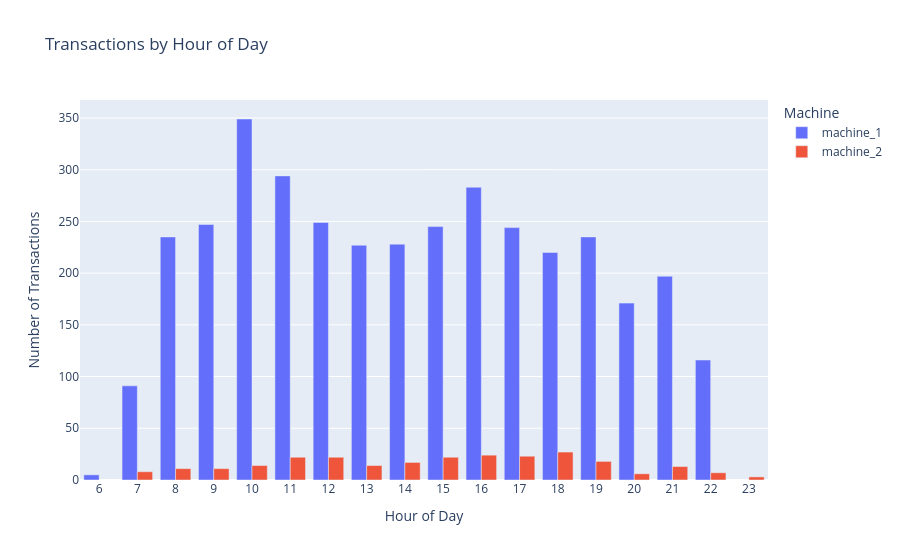
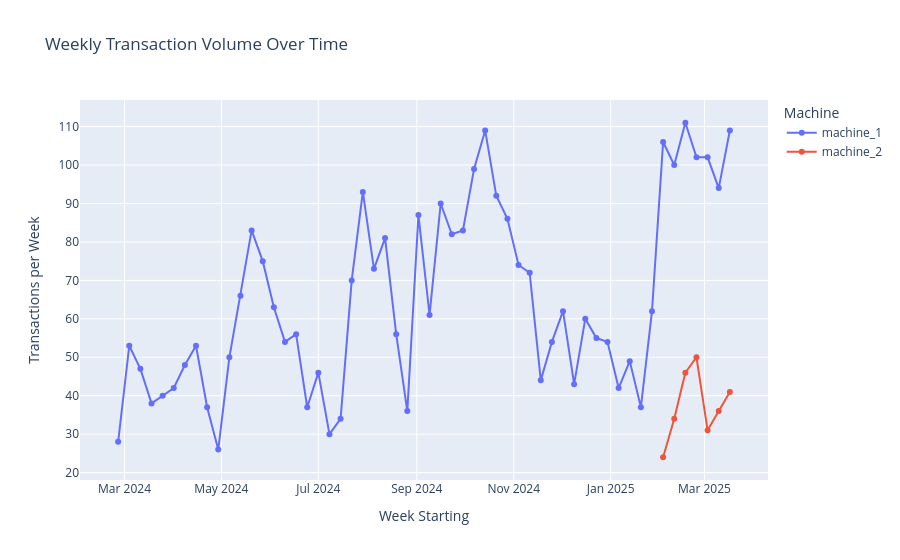

The code cell stored with these charts, in order, in its notebook:
### Markdown cell above
## When do customers buy?

These patterns (hour of day, day of week) are the main features our model will use.
If weekly volume is roughly flat over time, we do not need a trend or seasonality term.

### Code cell
hourly = (
    df.groupby(["machine_id", "hour"], as_index=False)
    .size()
    .rename(columns={"size": "transactions"})
)

fig = px.bar(
    hourly,
    x="hour",
    y="transactions",
    color="machine_id",
    barmode="group",
    title="Transactions by Hour of Day",
    labels={"hour": "Hour of Day", "transactions": "Number of Transactions", "machine_id": "Machine"},
)
fig.update_xaxes(dtick=1)
fig.show()

for machine in sorted(df["machine_id"].dropna().unique()):
    pivot = (
        df.loc[df["machine_id"].eq(machine)]
        .groupby(["weekday", "hour"], observed=False)
        .size()
        .reset_index(name="transactions")
        .pivot(index="weekday", columns="hour", values="transactions")
        .reindex(index=WEEKDAY_ORDER)
        .fillna(0)
    )
    plt.figure(figsize=(14, 3.5))
    sns.heatmap(pivot, cmap="YlGnBu", cbar_kws={"label": "Transactions"})
    plt.title(f"Transactions by Weekday and Hour: {machine}")
    plt.xlabel("Hour of Day")
    plt.ylabel("")
    plt.tight_layout()
    plt.show()

weekly = (
    df.groupby(["machine_id", "week_start"], as_index=False)
    .size()
    .rename(columns={"size": "transactions"})
    .sort_values(["machine_id", "week_start"])
)

fig = px.line(
    weekly,
    x="week_start",
    y="transactions",
    color="machine_id",
    markers=True,
    title="Weekly Transaction Volume Over Time",
    labels={"week_start": "Week Starting", "transactions": "Transactions per Week", "machine_id": "Machine"},
)
fig.show()

### Figure 1 — Plotly figure (JSON) as saved in the notebook; plotly's stock layout.template omitted (floating-point values rounded to 4 significant figures)
{"data": [{"alignmentgroup": "True", "hovertemplate": "Machine=machine_1<br>Hour of Day=%{x}<br>Number of Transactions=%{y}<extra></extra>", "legendgroup": "machine_1", "marker": {"color": "#636efa", "pattern": {"shape": ""}}, "name": "machine_1", "offsetgroup": "machine_1", "orientation": "v", "showlegend": true, "textposition": "auto", "type": "bar", "x": [6, 7, 8, 9, 10, 11, 12, 13, 14, 15, 16, 17, 18, 19, 20, 21, 22], "xaxis": "x", "y": [5, 91, 235, 247, 349, 294, 249, 227, 228, 245, 283, 244, 220, 235, 171, 197, 116], "yaxis": "y"}, {"alignmentgroup": "True", "hovertemplate": "Machine=machine_2<br>Hour of Day=%{x}<br>Number of Transactions=%{y}<extra></extra>", "legendgroup": "machine_2", "marker": {"color": "#EF553B", "pattern": {"shape": ""}}, "name": "machine_2", "offsetgroup": "machine_2", "orientation": "v", "showlegend": true, "textposition": "auto", "type": "bar", "x": [7, 8, 9, 10, 11, 12, 13, 14, 15, 16, 17, 18, 19, 20, 21, 22, 23], "xaxis": "x", "y": [8, 11, 11, 14, 22, 22, 14, 17, 22, 24, 23, 27, 18, 6, 13, 7, 3], "yaxis": "y"}], "layout": {"barmode": "group", "legend": {"title": {"text": "Machine"}, "tracegroupgap": 0}, "title": {"text": "Transactions by Hour of Day"}, "xaxis": {"anchor": "y", "domain": [0.0, 1.0], "dtick": 1, "title": {"text": "Hour of Day"}}, "yaxis": {"anchor": "x", "domain": [0.0, 1.0], "title": {"text": "Number of Transactions"}}}}

### Figure 2 — Plotly figure (JSON) as saved in the notebook; plotly's stock layout.template omitted (floating-point values rounded to 4 significant figures)
{"data": [{"hovertemplate": "Machine=machine_1<br>Week Starting=%{x}<br>Transactions per Week=%{y}<extra></extra>", "legendgroup": "machine_1", "line": {"color": "#636efa", "dash": "solid"}, "marker": {"symbol": "circle"}, "mode": "lines+markers", "name": "machine_1", "orientation": "v", "showlegend": true, "type": "scatter", "x": ["2024-02-26T00:00:00", "2024-03-04T00:00:00", "2024-03-11T00:00:00", "2024-03-18T00:00:00", "2024-03-25T00:00:00", "2024-04-01T00:00:00", "2024-04-08T00:00:00", "2024-04-15T00:00:00", "2024-04-22T00:00:00", "2024-04-29T00:00:00", "2024-05-06T00:00:00", "2024-05-13T00:00:00", "2024-05-20T00:00:00", "2024-05-27T00:00:00", "2024-06-03T00:00:00", "2024-06-10T00:00:00", "2024-06-17T00:00:00", "2024-06-24T00:00:00", "2024-07-01T00:00:00", "2024-07-08T00:00:00", "2024-07-15T00:00:00", "2024-07-22T00:00:00", "2024-07-29T00:00:00", "2024-08-05T00:00:00", "2024-08-12T00:00:00", "2024-08-19T00:00:00", "2024-08-26T00:00:00", "2024-09-02T00:00:00", "2024-09-09T00:00:00", "2024-09-16T00:00:00", "2024-09-23T00:00:00", "2024-09-30T00:00:00", "2024-10-07T00:00:00", "2024-10-14T00:00:00", "2024-10-21T00:00:00", "2024-10-28T00:00:00", "2024-11-04T00:00:00", "2024-11-11T00:00:00", "2024-11-18T00:00:00", "2024-11-25T00:00:00", "2024-12-02T00:00:00", "2024-12-09T00:00:00", "2024-12-16T00:00:00", "2024-12-23T00:00:00", "2024-12-30T00:00:00", "2025-01-06T00:00:00", "2025-01-13T00:00:00", "2025-01-20T00:00:00", "2025-01-27T00:00:00", "2025-02-03T00:00:00", "2025-02-10T00:00:00", "2025-02-17T00:00:00", "2025-02-24T00:00:00", "2025-03-03T00:00:00", "2025-03-10T00:00:00", "2025-03-17T00:00:00"], "xaxis": "x", "y": [28, 53, 47, 38, 40, 42, 48, 53, 37, 26, 50, 66, 83, 75, 63, 54, 56, 37, 46, 30, 34, 70, 93, 73, 81, 56, 36, 87, 61, 90, 82, 83, 99, 109, 92, 86, 74, 72, 44, 54, 62, 43, 60, 55, 54, 42, 49, 37, 62, 106, 100, 111, 102, 102, 94, 109], "yaxis": "y"}, {"hovertemplate": "Machine=machine_2<br>Week Starting=%{x}<br>Transactions per Week=%{y}<extra></extra>", "legendgroup": "machine_2", "line": {"color": "#EF553B", "dash": "solid"}, "marker": {"symbol": "circle"}, "mode": "lines+markers", "name": "machine_2", "orientation": "v", "showlegend": true, "type": "scatter", "x": ["2025-02-03T00:00:00", "2025-02-10T00:00:00", "2025-02-17T00:00:00", "2025-02-24T00:00:00", "2025-03-03T00:00:00", "2025-03-10T00:00:00", "2025-03-17T00:00:00"], "xaxis": "x", "y": [24, 34, 46, 50, 31, 36, 41], "yaxis": "y"}], "layout": {"legend": {"title": {"text": "Machine"}, "tracegroupgap": 0}, "title": {"text": "Weekly Transaction Volume Over Time"}, "xaxis": {"anchor": "y", "domain": [0.0, 1.0], "title": {"text": "Week Starting"}}, "yaxis": {"anchor": "x", "domain": [0.0, 1.0], "title": {"text": "Transactions per Week"}}}}
